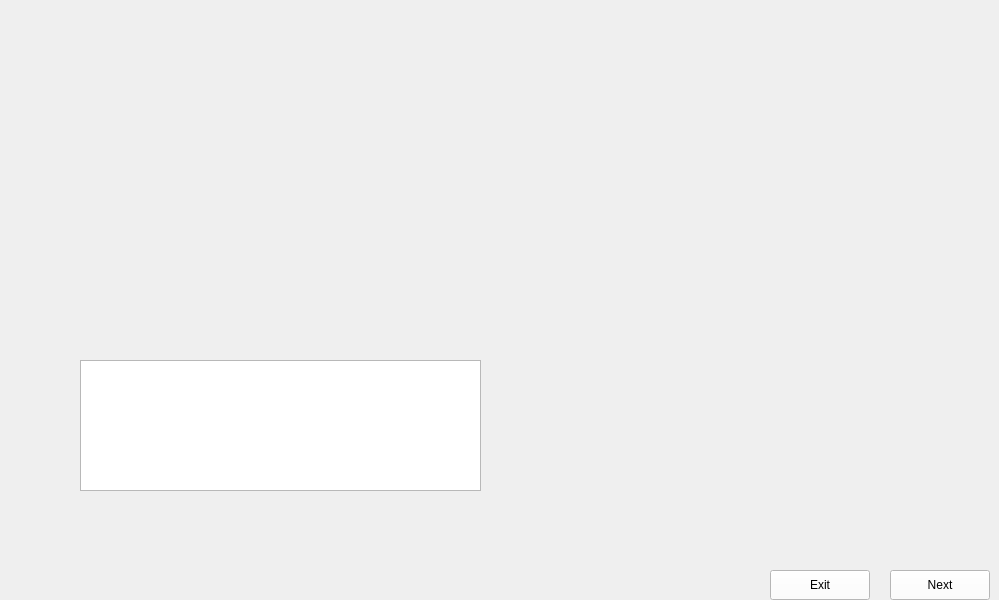
      <widget class="QWidget" name="HomePage">
       <property name="maximumSize">
        <size>
         <width>1024</width>
         <height>600</height>
        </size>
       </property>
       <property name="styleSheet">
        <string notr="true">border-image: url(:/images/images/WI_301610.png);</string>
       </property>
       <widget class="QTextEdit" name="HomePage_Name">
        <property name="geometry">
         <rect>
          <x>80</x>
          <y>360</y>
          <width>401</width>
          <height>131</height>
         </rect>
        </property>
        <property name="sizePolicy">
         <sizepolicy hsizetype="Fixed" vsizetype="Fixed">
          <horstretch>0</horstretch>
          <verstretch>0</verstretch>
         </sizepolicy>
        </property>
        <property name="styleSheet">
         <string notr="true">border-image:None;
</string>
        </property>
       </widget>
       <widget class="QPushButton" name="HomePage_Next">
        <property name="geometry">
         <rect>
          <x>890</x>
          <y>570</y>
          <width>100</width>
          <height>30</height>
         </rect>
        </property>
        <property name="styleSheet">
         <string notr="true">QPushButton{
background-color: rgb(255, 255, 255);
height: 35px;
border-image:None;
}
QPushButton::hover{
background-color: rgb(0, 0, 255);
}
QPushButton:pressed{
padding-top:7px;
padding-top:7px;
}</string>
        </property>
        <property name="text">
         <string>Next</string>
        </property>
       </widget>
       <widget class="QPushButton" name="HomePage_Back">
        <property name="geometry">
         <rect>
          <x>770</x>
          <y>570</y>
          <width>100</width>
          <height>30</height>
         </rect>
        </property>
        <property name="styleSheet">
         <string notr="true">QPushButton{
background-color: rgb(255, 255, 255);
height: 35px;
border-image:None;
}
QPushButton::hover{
background-color: rgb(0, 0, 255);
}
QPushButton:pressed{
padding-top:7px;
padding-top:7px;
}</string>
        </property>
        <property name="text">
         <string>Exit</string>
        </property>
       </widget>
      </widget>
